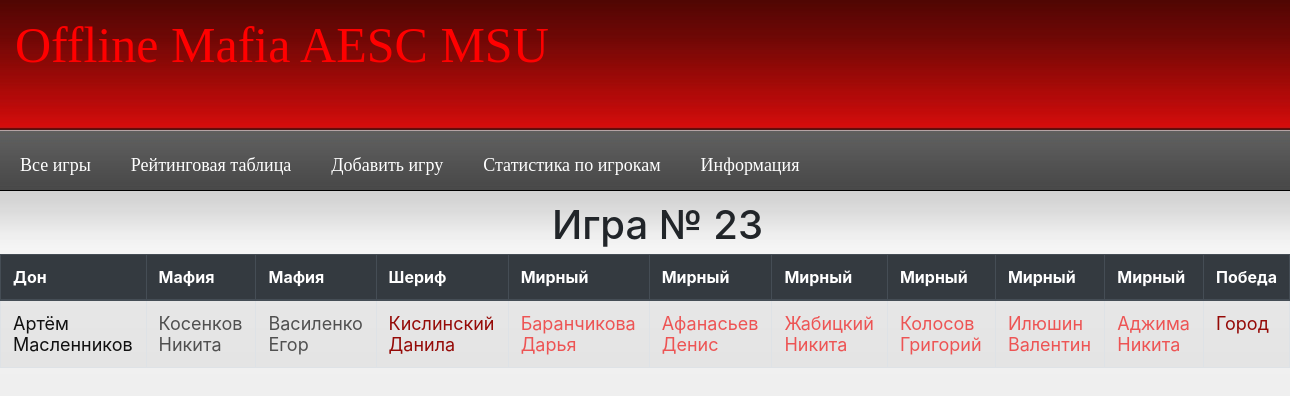
Page /offlinemafia.ru/gameinfo.php?id=23 on the committed database.
### tables this page shows
CREATE TABLE `log` (
  `id` int(11) NOT NULL,
  `game_id` int(11) NOT NULL,
  `name` varchar(255) NOT NULL,
  `role` varchar(255) NOT NULL,
  `win` tinyint(1) NOT NULL,
  `best` int(11) NOT NULL
);

### offlinemafia.ru/gameinfo.php (the view)
<?php
require 'header.php';
$game_id = $_GET['id'] - 1;
$sql = "SELECT * FROM `log` WHERE `game_id` = $game_id";
$result = mysqli_query($link, $sql);
$arr = mysqli_fetch_all($result, 1);
?>
<div id ="container" >
    <h1 align = 'center'>Игра № <?=$_GET['id']?></h1>
    <table class ="table table-bordered table-striped">
        <thead class = "thead-dark">
            <th scope="col">Дон</th>
            <th scope="col">Мафия</th>
            <th scope="col">Мафия</th>
            <th scope="col">Шериф</th>
            <th scope="col">Мирный</th>
            <th scope="col">Мирный</th>
            <th scope="col">Мирный</th>
            <th scope="col">Мирный</th>
            <th scope="col">Мирный</th>
            <th scope="col">Мирный</th>
            <th scope ="col">Победа</th>
        </thead>
        <tbody class = "table-stripped">
            <tr>
            <?php
            foreach ($arr as $gamer){
                if ($gamer["role"] == "don"){
                    echo "<td><a href = 'stat.php?id={$gamers[$gamer['name']]}' class = 'dontext'>{$gamer['name']}</a></td>";
                }
            }
            foreach ($arr as $gamer){
                if ($gamer["role"] == "mafia"){
                    echo "<td><a href = 'stat.php?id={$gamers[$gamer['name']]}' class = 'mafiatext'>{$gamer['name']}</a></td>";
                }
            }
            foreach ($arr as $gamer){
                if ($gamer["role"] == "sheriff"){
                    echo "<td><a href = 'stat.php?id={$gamers[$gamer['name']]}' class = 'cooltext'>{$gamer['name']}</a></td>";
                }
            }
            foreach ($arr as $gamer){
                if ($gamer["role"] == "town"){
                    echo "<td><a href = 'stat.php?id={$gamers[$gamer['name']]}' class = 'towntext'>{$gamer['name']}</a></td>";
                }
            }
            if (($arr[0]["win"] == 1 && ($arr[0]["role"] == 'town' || $arr[0]["role"] == 'sheriff')) || ($arr[0]["win"] == 0 && ($arr[0]["role"] == 'mafia' || $arr[0]["role"] == "don"))){
                echo "<td class = 'cooltext'>Город</td>";
            }else {
                echo "<td class = 'dontext'>Мафия</td>";
            }
            ?>
            </tr>
        </tbody>
    </table>
</div>
<?php
require 'footer.php';
?>

### offlinemafia.ru/style.css (style rules this page uses)
* { padding: 0;margin: 0; }
body { background: #d9d9d9 url(public/images/95.jpg) repeat-x; }
body h1 { margin-top: 5px; margin-left: 25px; margin-bottom: 5px; }
.dontext { font-size: 18px; color: #111111; }
.mafiatext { font-size: 18px; color: #505050; }
.towntext { font-size: 18px; color: #ed5454; }
.cooltext { font-size: 18px; color: #950a07; }

### rows in the picture
log: name "Артём Масленников"
log: name "Косенков Никита"
log: name "Василенко Егор"
log: name "Кислинский Данила"
log: name "Баранчикова Дарья"
log: name "Афанасьев Денис"
log: name "Жабицкий Никита"
log: name "Колосов Григорий"
log: name "Илюшин Валентин"
log: name "Аджима Никита"

### other values in the picture
$_GET['id'] "23"
